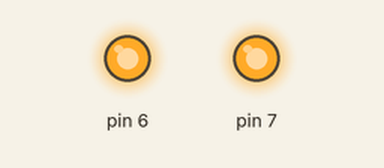
Bench run of a sketch on a simulated Arduino Uno, built with avr-gcc and run on an emulated ATmega328P. On the bench: output pins drawn as LEDs (lit = HIGH). What the sketch prints to the serial monitor is not drawn.

Above: at 0.1 s.
At 1.1 s:
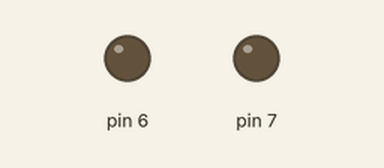
Timing chart, 0 to 2.6 s (numbered marks = the images above):
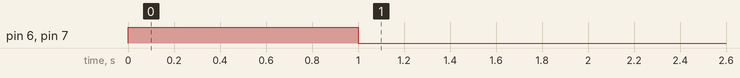

The sketch:

sx1278_tx_uno.ino
```cpp
typedef struct command_frame__
{
  uint8_t type:3;
  uint8_t crc:5;
  uint8_t data;
} command_frame;


void setup() {
  // put your setup code here, to run once:
  pinMode(6,OUTPUT);
  pinMode(7,OUTPUT);

  Serial.begin(9600);
  digitalWrite(6,1);
  digitalWrite(7,1);
  delay(500);
  Serial.write(0xc0);
  Serial.write(0x00);
  Serial.write(0x00);
  Serial.write(0x25);
  Serial.write(0x00);
  Serial.write(0x40);
  delay(500);
  Serial.end();
  digitalWrite(6,0);
  digitalWrite(7,0);
  delay(10);
  Serial.begin(19200);
  delay(100);
}


void send_command(command_frame *cf)
{
  uint8_t *ptr = (uint8_t *)cf;
  uint8_t crc = 0;
  crc = (cf->type ^ cf->data) & 0x1f;
  cf->crc = crc;
  Serial.write(0xff);
  for (uint8_t i = 0; i < sizeof(command_frame); i ++) {
    Serial.write(ptr[i]);
  }
}

bool parse_command(command_frame *cf, uint8_t *type, uint8_t *data)
{
  uint8_t crc = cf->type ^ cf->data;
  if (crc == cf->crc) {
    *type = cf->type;
    *data = cf->data;
    return true;
  }
  else {
    return false;
  }
}

#define ROLL_DATA  0
#define YAW_DATA   1
#define SPED_DATA  2
#define PITCH_DATA 3

uint8_t count = 0;
uint8_t type = 0;

void loop() {
  command_frame cf;
  cf.type = type;
  cf.data = count++;
  send_command(&cf);
  delay(15);

  if (count == 181) {
    count = 0;
    type = (type + 1) % 4;
  }
}
```
